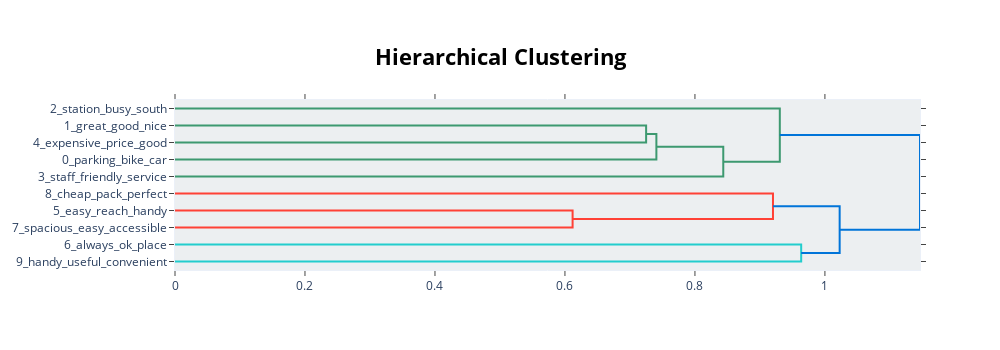

The code cell stored with this chart in its notebook:
### Code cell
model.visualize_hierarchy(top_n_topics=30)

### Figure 1 — Plotly figure (JSON) as saved in the notebook; plotly's stock layout.template omitted (floating-point values rounded to 4 significant figures)
{"data": [{"hoverinfo": "text", "marker": {"color": "rgb(61,153,112)"}, "mode": "lines", "type": "scatter", "x": [0, 0.7249, 0.7249, 0], "xaxis": "x", "y": [-15, -15, -25, -25], "yaxis": "y"}, {"hoverinfo": "text", "marker": {"color": "rgb(61,153,112)"}, "mode": "lines", "type": "scatter", "x": [0.7249, 0.7407, 0.7407, 0], "xaxis": "x", "y": [-20, -20, -35, -35], "yaxis": "y"}, {"hoverinfo": "text", "marker": {"color": "rgb(61,153,112)"}, "mode": "lines", "type": "scatter", "x": [0.7407, 0.8436, 0.8436, 0], "xaxis": "x", "y": [-27.5, -27.5, -45, -45], "yaxis": "y"}, {"hoverinfo": "text", "marker": {"color": "rgb(61,153,112)"}, "mode": "lines", "type": "scatter", "x": [0, 0.9306, 0.9306, 0.8436], "xaxis": "x", "y": [-5, -5, -36.25, -36.25], "yaxis": "y"}, {"hoverinfo": "text", "marker": {"color": "rgb(255,65,54)"}, "mode": "lines", "type": "scatter", "x": [0, 0.6118, 0.6118, 0], "xaxis": "x", "y": [-65, -65, -75, -75], "yaxis": "y"}, {"hoverinfo": "text", "marker": {"color": "rgb(255,65,54)"}, "mode": "lines", "type": "scatter", "x": [0, 0.9201, 0.9201, 0.6118], "xaxis": "x", "y": [-55, -55, -70, -70], "yaxis": "y"}, {"hoverinfo": "text", "marker": {"color": "rgb(35,205,205)"}, "mode": "lines", "type": "scatter", "x": [0, 0.9635, 0.9635, 0], "xaxis": "x", "y": [-85, -85, -95, -95], "yaxis": "y"}, {"hoverinfo": "text", "marker": {"color": "rgb(0,116,217)"}, "mode": "lines", "type": "scatter", "x": [0.9201, 1.023, 1.023, 0.9635], "xaxis": "x", "y": [-62.5, -62.5, -90, -90], "yaxis": "y"}, {"hoverinfo": "text", "marker": {"color": "rgb(0,116,217)"}, "mode": "lines", "type": "scatter", "x": [0.9306, 1.146, 1.146, 1.023], "xaxis": "x", "y": [-20.62, -20.62, -76.25, -76.25], "yaxis": "y"}], "layout": {"autosize": false, "height": 350, "hoverlabel": {"bgcolor": "white", "font": {"family": "Rockwell", "size": 16}}, "hovermode": "closest", "plot_bgcolor": "#ECEFF1", "showlegend": false, "title": {"font": {"color": "Black", "size": 22}, "text": "<b>Hierarchical Clustering</b>", "x": 0.5, "xanchor": "center", "yanchor": "top"}, "width": 1000, "xaxis": {"mirror": "allticks", "rangemode": "tozero", "showgrid": false, "showline": true, "showticklabels": true, "ticks": "outside", "type": "linear", "zeroline": false}, "yaxis": {"mirror": "allticks", "range": [-100, 0], "rangemode": "tozero", "showgrid": false, "showline": true, "showticklabels": true, "tickmode": "array", "ticks": "outside", "ticktext": ["2_station_busy_south", "1_great_good_nice", "4_expensive_price_good", "0_parking_bike_car", "3_staff_friendly_service", "8_cheap_pack_perfect", "5_easy_reach_handy", "7_spacious_easy_accessible", "6_always_ok_place", "9_handy_useful_convenient"], "tickvals": [-5, -15, -25, -35, -45, -55, -65, -75, -85, -95], "type": "linear", "zeroline": false}}}
